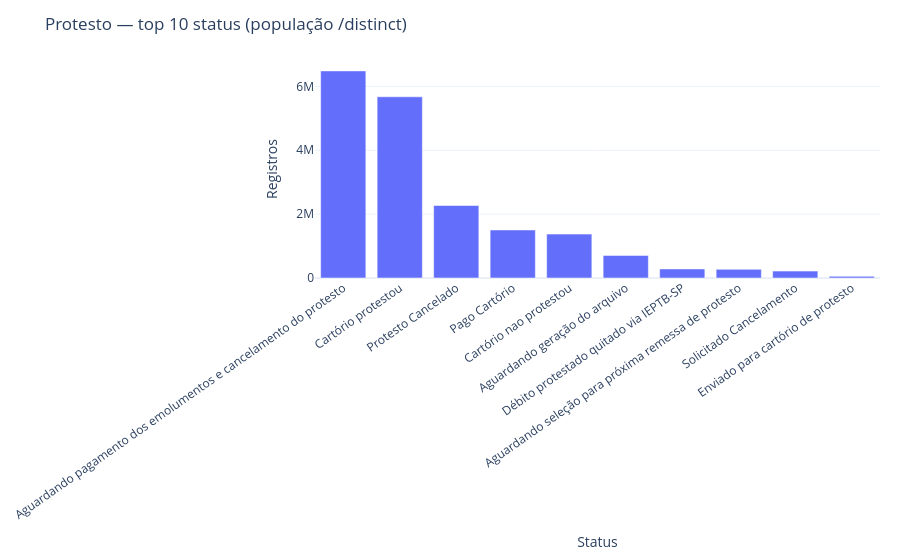
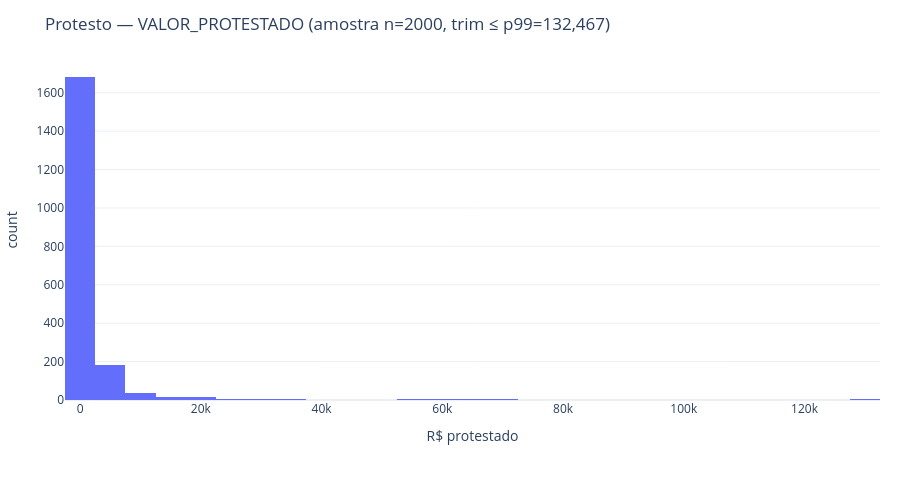

Write notebook code for charts like these, in order.
### Markdown cell above
### Status na população e distribuição de valor (amostra)

**Antes dos gráficos:**  
1) Barras dos **top status** via `/distinct` — população. Status como “Cartório protestou”, “Pago Cartório”, “Protesto Cancelado” descrevem o funil cartorário.  
2) Histograma de `VALOR_PROTESTADO` (amostra, trim p99) — cauda longa esperada; mediana tipicamente na casa de centenas/milhares de reais.

### Code cell
dist = C.get_json("/v1/data/protesto/distinct", params={"column": "STATUS_PROTESTO", "limit": 50}, timeout=180)
df_pr = pd.DataFrame(dist["valores"]).rename(columns={"valor": "status", "qtd": "qtd"}).sort_values("qtd", ascending=False)
display(df_pr.head(15))

fig = px.bar(df_pr.head(10), x="status", y="qtd", title="Protesto — top 10 status (população /distinct)",
             labels={"status": "Status", "qtd": "Registros"})
fig.update_layout(xaxis_tickangle=-35, margin=dict(b=180))
save_fig(fig, "protesto_status_top10_pop", height=560)

s = pd.to_datetime(prot["DATA_PROTESTO"], errors="coerce")
print(f"DATA_PROTESTO amostra: min={s.min()} max={s.max()} null_frac={s.isna().mean():.4f}")
print(f"DT_INSCRICAO amostra: {pd.to_datetime(prot['DT_INSCRICAO'], errors='coerce').min()} → {pd.to_datetime(prot['DT_INSCRICAO'], errors='coerce').max()}")

p99 = prot["VALOR_PROTESTADO"].quantile(0.99)
fig = px.histogram(prot[prot["VALOR_PROTESTADO"] <= p99], x="VALOR_PROTESTADO", nbins=50,
                   title=f"Protesto — VALOR_PROTESTADO (amostra n=2000, trim ≤ p99={p99:,.0f})",
                   labels={"VALOR_PROTESTADO": "R$ protestado"})
save_fig(fig, "protesto_valor_hist_sample")
print(prot["VALOR_PROTESTADO"].describe(percentiles=[0.5, 0.95, 0.99]).round(2))

### Figure 1 — Plotly figure (JSON) as saved in the notebook; plotly's stock layout.template omitted (floating-point values rounded to 4 significant figures)
{"data": [{"hovertemplate": "Status=%{x}<br>Registros=%{y}<extra></extra>", "legendgroup": "", "marker": {"color": "#636efa", "pattern": {"shape": ""}}, "name": "", "orientation": "v", "showlegend": false, "textposition": "auto", "type": "bar", "x": ["Aguardando pagamento dos emolumentos e cancelamento do protesto", "Cartório protestou", "Protesto Cancelado", "Pago Cartório", "Cartório nao protestou", "Aguardando geração do arquivo", "Débito protestado quitado via IEPTB-SP", "Aguardando seleção para próxima remessa de protesto", "Solicitado Cancelamento", "Enviado para cartório de protesto"], "xaxis": "x", "y": [6485125, 5674265, 2270004, 1504413, 1374504, 708353, 283067, 270509, 215931, 51821], "yaxis": "y"}], "layout": {"barmode": "relative", "height": 560, "legend": {"tracegroupgap": 0}, "margin": {"b": 80, "l": 40, "r": 20, "t": 60}, "title": {"text": "Protesto — top 10 status (população /distinct)"}, "xaxis": {"anchor": "y", "domain": [0.0, 1.0], "tickangle": -35, "title": {"text": "Status"}}, "yaxis": {"anchor": "x", "domain": [0.0, 1.0], "title": {"text": "Registros"}}}}

### Figure 2 — Plotly figure (JSON) as saved in the notebook; plotly's stock layout.template omitted (floating-point values rounded to 4 significant figures; data arrays with more than 128 entries replaced by an {"elided": "..."} marker saying what was removed)
{"data": [{"bingroup": "x", "hovertemplate": "R$ protestado=%{x}<br>count=%{y}<extra></extra>", "legendgroup": "", "marker": {"color": "#636efa", "pattern": {"shape": ""}}, "name": "", "nbinsx": 50, "orientation": "v", "showlegend": false, "type": "histogram", "x": {"elided": "1980 float values"}, "xaxis": "x", "yaxis": "y"}], "layout": {"barmode": "relative", "height": 480, "legend": {"tracegroupgap": 0}, "margin": {"b": 80, "l": 40, "r": 20, "t": 60}, "title": {"text": "Protesto — VALOR_PROTESTADO (amostra n=2000, trim ≤ p99=132,467)"}, "xaxis": {"anchor": "y", "domain": [0.0, 1.0], "title": {"text": "R$ protestado"}}, "yaxis": {"anchor": "x", "domain": [0.0, 1.0], "title": {"text": "count"}}}}
